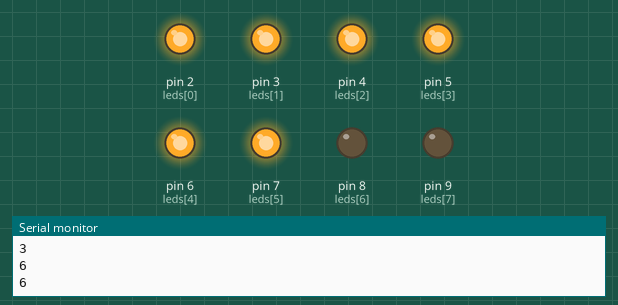
The sketch below on a simulated Arduino Uno, built with avr-gcc and run on an emulated ATmega328P. On the bench: output pins drawn as LEDs (lit = HIGH), the last lines printed to the serial monitor. Random numbers use the default seed unless the sketch sets one.

Above: at 0.61 s.
At 6.38 s:
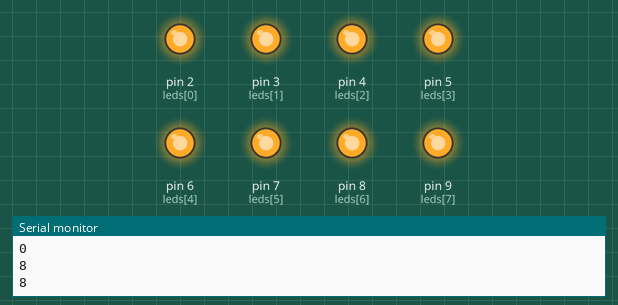
At 12.9 s:
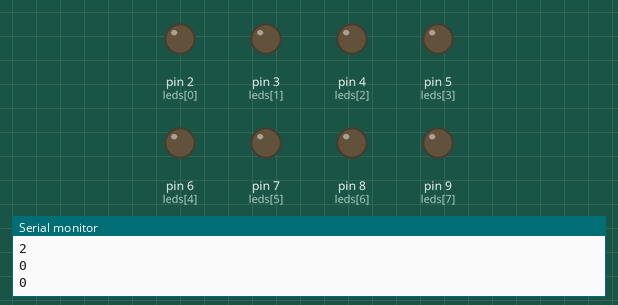
At 18.04 s:
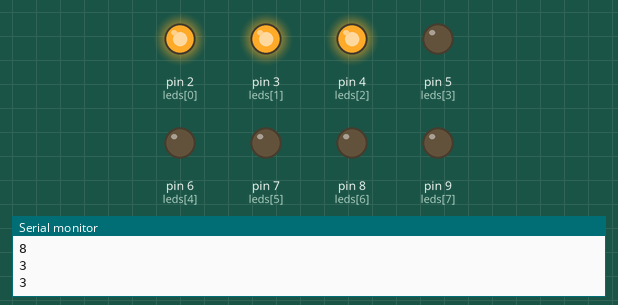
At 25.41 s:
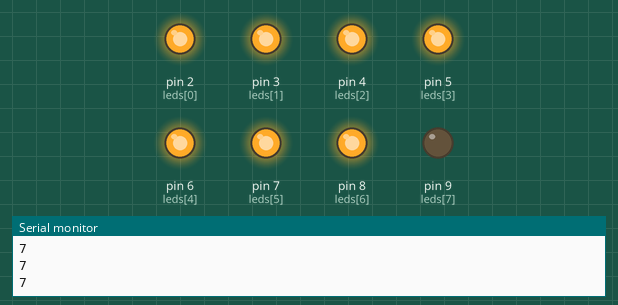
At 36.86 s:
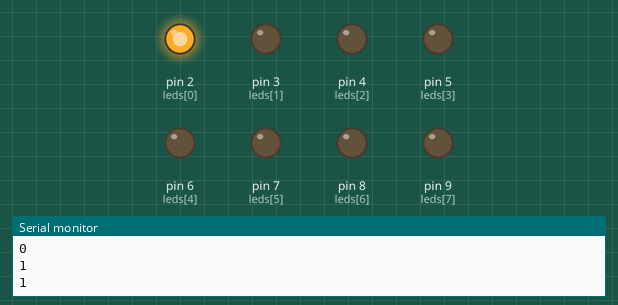
Timing chart, 0 to 40.0 s (numbered marks = the images above):
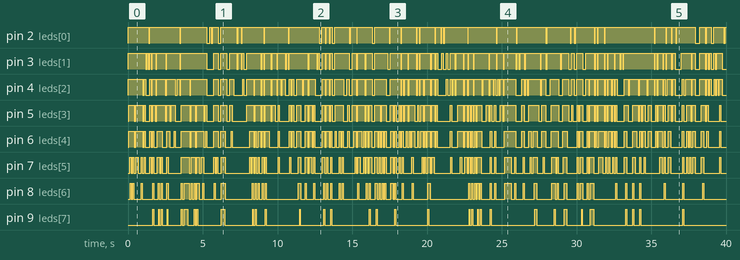

Measured:
- by itself, pin 4 (leds[2]): LOW → HIGH at 0.03 s, → LOW 0.95 s later, → HIGH 0.09 s later, → LOW 0.10 s later, … (180 changes in this stretch)
- by itself, pin 5 (leds[3]): LOW → HIGH at 0.04 s, → LOW 0.37 s later, → HIGH 0.10 s later, → LOW 0.47 s later, … (186 changes in this stretch)
- by itself, pin 6 (leds[4]): LOW → HIGH at 0.04 s, → LOW 0.36 s later, → HIGH 0.11 s later, → LOW 0.46 s later, … (196 changes in this stretch)

The sketch:

P11_SimulacionVolumetro.ino
```cpp
/*
  Programa #11: Simulación de un Vúmetro con LEDS
  Hecho por: Hernández Licea Luis Armando
  8°I
*/

int leds[8] = {2, 3, 4, 5, 6, 7, 8, 9};
int v, alto, bajo;

void setup() {
  // put your setup code here, to run once:
  Serial.begin(9600);
  for (int i = 0; i < 8; i++) {
    pinMode(leds[i], OUTPUT);
  }
  randomSeed(analogRead(A0));
}

void loop() {
  // put your main code here, to run repeatedly:
  v = random(9);
  Serial.println(v);
  encendidos(v);
  delay(50);
}

void encendidos(int led) {
  alto = 0;
  bajo = 8;
  while (bajo >= led) {

    digitalWrite(leds[bajo], 0); //apaga led
    bajo--;
   delay(5);
  }
  while (alto < led) {

    digitalWrite(leds[alto], 1); //enciende led
    alto++;
    delay(5);
  }


}
```
